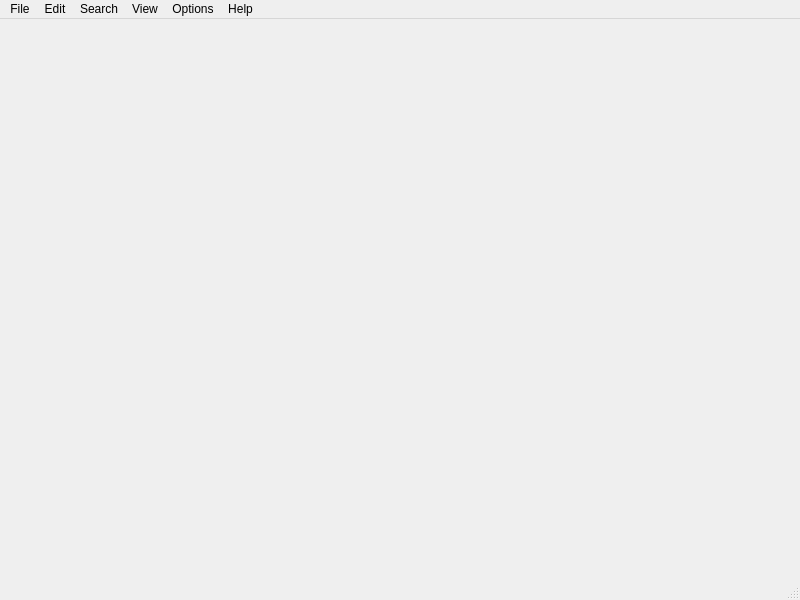
<?xml version="1.0" encoding="UTF-8"?>
<ui version="4.0">
 <class>MainWindow</class>
 <widget class="QMainWindow" name="MainWindow">
  <property name="geometry">
   <rect>
    <x>0</x>
    <y>0</y>
    <width>800</width>
    <height>600</height>
   </rect>
  </property>
  <property name="windowTitle">
   <string>Jam-e-Jamshid Pro v0.1.0</string>
  </property>
  <property name="windowIcon">
   <iconset resource="images.qrc">
    <normaloff>:/images/about-logo.png</normaloff>:/images/about-logo.png</iconset>
  </property>
  <widget class="QWidget" name="centralwidget"/>
  <widget class="QMenuBar" name="menubar">
   <property name="geometry">
    <rect>
     <x>0</x>
     <y>0</y>
     <width>800</width>
     <height>21</height>
    </rect>
   </property>
   <widget class="QMenu" name="menuFile">
    <property name="title">
     <string>File</string>
    </property>
    <addaction name="actionOpen"/>
    <addaction name="separator"/>
    <addaction name="actionSave"/>
    <addaction name="actionSaveAs"/>
    <addaction name="separator"/>
    <addaction name="actionExit"/>
   </widget>
   <widget class="QMenu" name="menuSettings">
    <property name="title">
     <string>Edit</string>
    </property>
    <addaction name="actionUndo"/>
    <addaction name="actionRedo"/>
    <addaction name="separator"/>
    <addaction name="actionCut"/>
    <addaction name="actionCopy"/>
    <addaction name="actionPaste"/>
   </widget>
   <widget class="QMenu" name="menuSearch">
    <property name="title">
     <string>Search</string>
    </property>
    <addaction name="actionText"/>
    <addaction name="actionUnicode"/>
    <addaction name="actionHexadecimal"/>
    <addaction name="actionRegularExpression"/>
   </widget>
   <widget class="QMenu" name="menuView">
    <property name="title">
     <string>View</string>
    </property>
    <addaction name="actionDisassembler"/>
    <addaction name="actionDecompiler"/>
    <addaction name="separator"/>
    <addaction name="actionStringsMap"/>
    <addaction name="actionFunctions"/>
    <addaction name="actionNames"/>
    <addaction name="separator"/>
    <addaction name="actionFrequencyMap"/>
    <addaction name="actionEntropyMap"/>
    <addaction name="separator"/>
    <addaction name="actionGraph"/>
   </widget>
   <widget class="QMenu" name="menuOptions">
    <property name="title">
     <string>Options</string>
    </property>
    <addaction name="actionFonts"/>
    <addaction name="separator"/>
    <addaction name="actionGeneral"/>
    <addaction name="actionSandbox"/>
   </widget>
   <widget class="QMenu" name="menuHelp">
    <property name="title">
     <string>Help</string>
    </property>
    <addaction name="actionUpdate"/>
    <addaction name="separator"/>
    <addaction name="actionAi000Website"/>
    <addaction name="actionJameJamGithub"/>
    <addaction name="separator"/>
    <addaction name="actionReportBug"/>
    <addaction name="actionDocumentaion"/>
   </widget>
   <addaction name="menuFile"/>
   <addaction name="menuSettings"/>
   <addaction name="menuSearch"/>
   <addaction name="menuView"/>
   <addaction name="menuOptions"/>
   <addaction name="menuHelp"/>
  </widget>
  <widget class="QStatusBar" name="statusbar"/>
  <action name="actionOpen">
   <property name="icon">
    <iconset theme="QIcon::ThemeIcon::Computer"/>
   </property>
   <property name="text">
    <string>Open</string>
   </property>
  </action>
  <action name="actionSave">
   <property name="icon">
    <iconset theme="QIcon::ThemeIcon::DocumentSave"/>
   </property>
   <property name="text">
    <string>Save</string>
   </property>
  </action>
  <action name="actionSaveAs">
   <property name="icon">
    <iconset theme="QIcon::ThemeIcon::DocumentSaveAs"/>
   </property>
   <property name="text">
    <string>Save As</string>
   </property>
  </action>
  <action name="actionExit">
   <property name="icon">
    <iconset theme="QIcon::ThemeIcon::WindowClose"/>
   </property>
   <property name="text">
    <string>Exit</string>
   </property>
  </action>
  <action name="actionAi000Website">
   <property name="icon">
    <iconset resource="images.qrc">
     <normaloff>:/images/website.png</normaloff>:/images/website.png</iconset>
   </property>
   <property name="text">
    <string>About Ai000</string>
   </property>
  </action>
  <action name="actionJameJamGithub">
   <property name="icon">
    <iconset resource="images.qrc">
     <normaloff>:/images/about-logo.png</normaloff>:/images/about-logo.png</iconset>
   </property>
   <property name="text">
    <string>About Jam-e-Jam</string>
   </property>
  </action>
  <action name="actionUpdate">
   <property name="icon">
    <iconset theme="QIcon::ThemeIcon::SyncSynchronizing"/>
   </property>
   <property name="text">
    <string>Update</string>
   </property>
  </action>
  <action name="actionReportBug">
   <property name="icon">
    <iconset theme="QIcon::ThemeIcon::MailReplied"/>
   </property>
   <property name="text">
    <string>Report Bug</string>
   </property>
  </action>
  <action name="actionDocumentaion">
   <property name="icon">
    <iconset theme="QIcon::ThemeIcon::DocumentNew"/>
   </property>
   <property name="text">
    <string>Documentaion</string>
   </property>
  </action>
  <action name="actionGeneral">
   <property name="icon">
    <iconset theme="QIcon::ThemeIcon::DocumentProperties"/>
   </property>
   <property name="text">
    <string>General</string>
   </property>
  </action>
  <action name="actionSandbox">
   <property name="icon">
    <iconset resource="images.qrc">
     <normaloff>:/images/sandbox.png</normaloff>:/images/sandbox.png</iconset>
   </property>
   <property name="text">
    <string>Sandbox</string>
   </property>
  </action>
  <action name="actionFonts">
   <property name="icon">
    <iconset resource="images.qrc">
     <normaloff>:/images/font.png</normaloff>:/images/font.png</iconset>
   </property>
   <property name="text">
    <string>Fonts</string>
   </property>
  </action>
  <action name="actionDisassembler">
   <property name="icon">
    <iconset resource="images.qrc">
     <normaloff>:/images/disassemble.png</normaloff>:/images/disassemble.png</iconset>
   </property>
   <property name="text">
    <string>Disassembler</string>
   </property>
  </action>
  <action name="actionDecompiler">
   <property name="icon">
    <iconset resource="images.qrc">
     <normaloff>:/images/decompile.png</normaloff>:/images/decompile.png</iconset>
   </property>
   <property name="text">
    <string>Decompiler</string>
   </property>
  </action>
  <action name="actionFrequencyMap">
   <property name="icon">
    <iconset resource="images.qrc">
     <normaloff>:/images/frequency.png</normaloff>:/images/frequency.png</iconset>
   </property>
   <property name="text">
    <string>Frequency Map</string>
   </property>
  </action>
  <action name="actionEntropyMap">
   <property name="icon">
    <iconset resource="images.qrc">
     <normaloff>:/images/entropy.png</normaloff>:/images/entropy.png</iconset>
   </property>
   <property name="text">
    <string>Entropy Map</string>
   </property>
  </action>
  <action name="actionStringsMap">
   <property name="icon">
    <iconset resource="images.qrc">
     <normaloff>:/images/unicode.png</normaloff>:/images/unicode.png</iconset>
   </property>
   <property name="text">
    <string>Strings Map</string>
   </property>
  </action>
  <action name="actionFunctions">
   <property name="icon">
    <iconset resource="images.qrc">
     <normaloff>:/images/functions.png</normaloff>:/images/functions.png</iconset>
   </property>
   <property name="text">
    <string>Functions</string>
   </property>
  </action>
  <action name="actionNames">
   <property name="icon">
    <iconset resource="images.qrc">
     <normaloff>:/images/names.png</normaloff>:/images/names.png</iconset>
   </property>
   <property name="text">
    <string>Names</string>
   </property>
  </action>
  <action name="actionGraph">
   <property name="icon">
    <iconset resource="images.qrc">
     <normaloff>:/images/graph.png</normaloff>:/images/graph.png</iconset>
   </property>
   <property name="text">
    <string>Graph</string>
   </property>
  </action>
  <action name="actionText">
   <property name="icon">
    <iconset resource="images.qrc">
     <normaloff>:/images/ascii.png</normaloff>:/images/ascii.png</iconset>
   </property>
   <property name="text">
    <string>Text</string>
   </property>
  </action>
  <action name="actionHexadecimal">
   <property name="icon">
    <iconset resource="images.qrc">
     <normaloff>:/images/byte.png</normaloff>:/images/byte.png</iconset>
   </property>
   <property name="text">
    <string>Hexadecimal</string>
   </property>
  </action>
  <action name="actionRegularExpression">
   <property name="icon">
    <iconset resource="images.qrc">
     <normaloff>:/images/regular_expression.png</normaloff>:/images/regular_expression.png</iconset>
   </property>
   <property name="text">
    <string>Regular Expression</string>
   </property>
  </action>
  <action name="actionCopy">
   <property name="icon">
    <iconset theme="QIcon::ThemeIcon::EditCopy"/>
   </property>
   <property name="text">
    <string>Copy</string>
   </property>
  </action>
  <action name="actionCut">
   <property name="icon">
    <iconset theme="QIcon::ThemeIcon::EditCut"/>
   </property>
   <property name="text">
    <string>Cut</string>
   </property>
  </action>
  <action name="actionPaste">
   <property name="icon">
    <iconset theme="QIcon::ThemeIcon::EditPaste"/>
   </property>
   <property name="text">
    <string>Paste</string>
   </property>
  </action>
  <action name="actionUndo">
   <property name="icon">
    <iconset theme="QIcon::ThemeIcon::EditUndo"/>
   </property>
   <property name="text">
    <string>Undo</string>
   </property>
  </action>
  <action name="actionRedo">
   <property name="icon">
    <iconset theme="QIcon::ThemeIcon::EditRedo"/>
   </property>
   <property name="text">
    <string>Redo</string>
   </property>
  </action>
  <action name="actionUnicode">
   <property name="icon">
    <iconset resource="images.qrc">
     <normaloff>:/images/unicode.png</normaloff>:/images/unicode.png</iconset>
   </property>
   <property name="text">
    <string>Unicode</string>
   </property>
  </action>
 </widget>
 <resources>
  <include location="images.qrc"/>
 </resources>
 <connections/>
</ui>
